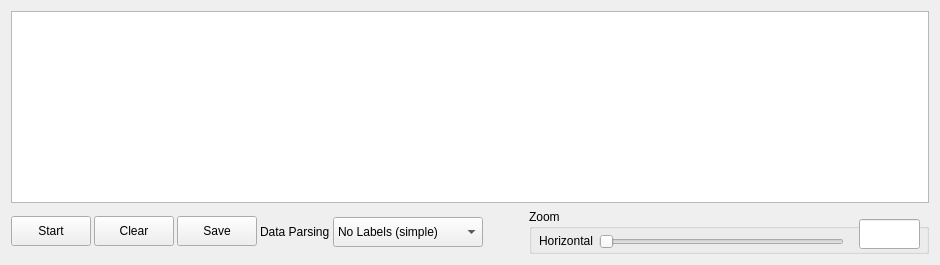
      <widget class="QWidget" name="SerialPlotter">
       <property name="sizePolicy">
        <sizepolicy hsizetype="Expanding" vsizetype="Expanding">
         <horstretch>1</horstretch>
         <verstretch>1</verstretch>
        </sizepolicy>
       </property>
       <attribute name="title">
        <string>Plotter</string>
       </attribute>
       <layout class="QVBoxLayout" name="verticalLayout_Plotter">
        <item>
         <widget class="QGraphicsView" name="chartView">
          <property name="sizePolicy">
           <sizepolicy hsizetype="Expanding" vsizetype="Expanding">
            <horstretch>1</horstretch>
            <verstretch>1</verstretch>
           </sizepolicy>
          </property>
         </widget>
        </item>
        <item>
         <layout class="QHBoxLayout" name="horizontalLayout_bottom_Plotter" stretch="1,1,1">
          <item>
           <layout class="QHBoxLayout" name="horizontalLayout_bottom_left">
            <property name="spacing">
             <number>3</number>
            </property>
            <item>
             <widget class="QPushButton" name="pushButton_ChartStartStop">
              <property name="minimumSize">
               <size>
                <width>0</width>
                <height>30</height>
               </size>
              </property>
              <property name="maximumSize">
               <size>
                <width>16777215</width>
                <height>30</height>
               </size>
              </property>
              <property name="font">
               <font>
                <pointsize>9</pointsize>
               </font>
              </property>
              <property name="text">
               <string>Start</string>
              </property>
             </widget>
            </item>
            <item>
             <widget class="QPushButton" name="pushButton_ChartClear">
              <property name="minimumSize">
               <size>
                <width>0</width>
                <height>30</height>
               </size>
              </property>
              <property name="maximumSize">
               <size>
                <width>16777215</width>
                <height>30</height>
               </size>
              </property>
              <property name="font">
               <font>
                <pointsize>9</pointsize>
               </font>
              </property>
              <property name="text">
               <string>Clear</string>
              </property>
             </widget>
            </item>
            <item>
             <widget class="QPushButton" name="pushButton_ChartSave">
              <property name="minimumSize">
               <size>
                <width>0</width>
                <height>30</height>
               </size>
              </property>
              <property name="maximumSize">
               <size>
                <width>16777215</width>
                <height>30</height>
               </size>
              </property>
              <property name="font">
               <font>
                <pointsize>9</pointsize>
               </font>
              </property>
              <property name="text">
               <string>Save</string>
              </property>
             </widget>
            </item>
            <item>
             <layout class="QFormLayout" name="formLayout_DataSeparator">
              <property name="formAlignment">
               <set>Qt::AlignLeading|Qt::AlignLeft|Qt::AlignVCenter</set>
              </property>
              <item row="0" column="0">
               <widget class="QLabel" name="label_DataSeparation_Plotter">
                <property name="sizePolicy">
                 <sizepolicy hsizetype="Preferred" vsizetype="Fixed">
                  <horstretch>0</horstretch>
                  <verstretch>0</verstretch>
                 </sizepolicy>
                </property>
                <property name="minimumSize">
                 <size>
                  <width>0</width>
                  <height>30</height>
                 </size>
                </property>
                <property name="maximumSize">
                 <size>
                  <width>16777215</width>
                  <height>30</height>
                 </size>
                </property>
                <property name="font">
                 <font>
                  <pointsize>9</pointsize>
                 </font>
                </property>
                <property name="text">
                 <string>Data Parsing</string>
                </property>
               </widget>
              </item>
              <item row="0" column="1">
               <widget class="QComboBox" name="comboBoxDropDown_DataSeparator">
                <property name="sizePolicy">
                 <sizepolicy hsizetype="Preferred" vsizetype="Fixed">
                  <horstretch>0</horstretch>
                  <verstretch>0</verstretch>
                 </sizepolicy>
                </property>
                <property name="minimumSize">
                 <size>
                  <width>150</width>
                  <height>30</height>
                 </size>
                </property>
                <property name="maximumSize">
                 <size>
                  <width>16777215</width>
                  <height>30</height>
                 </size>
                </property>
                <item>
                 <property name="text">
                  <string>No Labels (simple)</string>
                 </property>
                </item>
                <item>
                 <property name="text">
                  <string>With [Label:]</string>
                 </property>
                </item>
               </widget>
              </item>
             </layout>
            </item>
           </layout>
          </item>
          <item>
           <spacer name="horizontalSpacer_bottom_middle">
            <property name="orientation">
             <enum>Qt::Horizontal</enum>
            </property>
            <property name="sizeHint" stdset="0">
             <size>
              <width>40</width>
              <height>20</height>
             </size>
            </property>
           </spacer>
          </item>
          <item>
           <widget class="QGroupBox" name="groupBox_Zoom">
            <property name="sizePolicy">
             <sizepolicy hsizetype="Fixed" vsizetype="Fixed">
              <horstretch>0</horstretch>
              <verstretch>0</verstretch>
             </sizepolicy>
            </property>
            <property name="minimumSize">
             <size>
              <width>400</width>
              <height>45</height>
             </size>
            </property>
            <property name="maximumSize">
             <size>
              <width>400</width>
              <height>45</height>
             </size>
            </property>
            <property name="title">
             <string>Zoom</string>
            </property>
            <widget class="QLineEdit" name="lineEdit_Horizontal">
             <property name="geometry">
              <rect>
               <x>330</x>
               <y>10</y>
               <width>61</width>
               <height>30</height>
              </rect>
             </property>
             <property name="minimumSize">
              <size>
               <width>0</width>
               <height>30</height>
              </size>
             </property>
             <property name="maximumSize">
              <size>
               <width>16777215</width>
               <height>30</height>
              </size>
             </property>
            </widget>
            <widget class="QWidget" name="layoutWidget">
             <property name="geometry">
              <rect>
               <x>10</x>
               <y>20</y>
               <width>470</width>
               <height>27</height>
              </rect>
             </property>
             <layout class="QFormLayout" name="formLayout_zoomSlider">
              <property name="labelAlignment">
               <set>Qt::AlignLeading|Qt::AlignLeft|Qt::AlignTop</set>
              </property>
              <property name="verticalSpacing">
               <number>0</number>
              </property>
              <item row="0" column="0">
               <widget class="QLabel" name="label_Horizontal">
                <property name="text">
                 <string>Horizontal</string>
                </property>
               </widget>
              </item>
              <item row="0" column="1">
               <widget class="QSlider" name="horizontalSlider_Zoom">
                <property name="sizePolicy">
                 <sizepolicy hsizetype="Fixed" vsizetype="Fixed">
                  <horstretch>0</horstretch>
                  <verstretch>0</verstretch>
                 </sizepolicy>
                </property>
                <property name="minimumSize">
                 <size>
                  <width>245</width>
                  <height>25</height>
                 </size>
                </property>
                <property name="maximumSize">
                 <size>
                  <width>16777215</width>
                  <height>25</height>
                 </size>
                </property>
                <property name="orientation">
                 <enum>Qt::Horizontal</enum>
                </property>
                <property name="tickPosition">
                 <enum>QSlider::NoTicks</enum>
                </property>
               </widget>
              </item>
             </layout>
            </widget>
           </widget>
          </item>
         </layout>
        </item>
       </layout>
      </widget>
